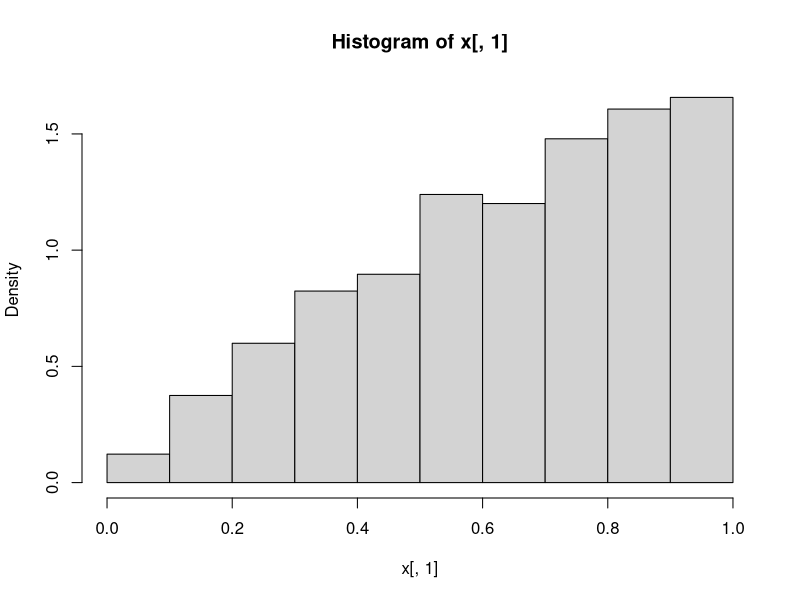

This chart was generated by the following R code:
nsim=10^4
L=1
lambda0=1.001
x=c()
for (i in 1:nsim){
  S=0
  while (TRUE) {
    while (TRUE) {
      s=rexp(1,rate = lambda0)
      p=(S+s+0.001)/lambda0
      if(runif(1)< p){
        S=S+s
        break
      }
    }
    if(S>L){
      break
    }
    x[length(x)+1]=S
    x[length(x)+1]=i
  }
}
x=matrix(x,ncol=2,byrow = TRUE)
hist(x[,1],freq = FALSE)

